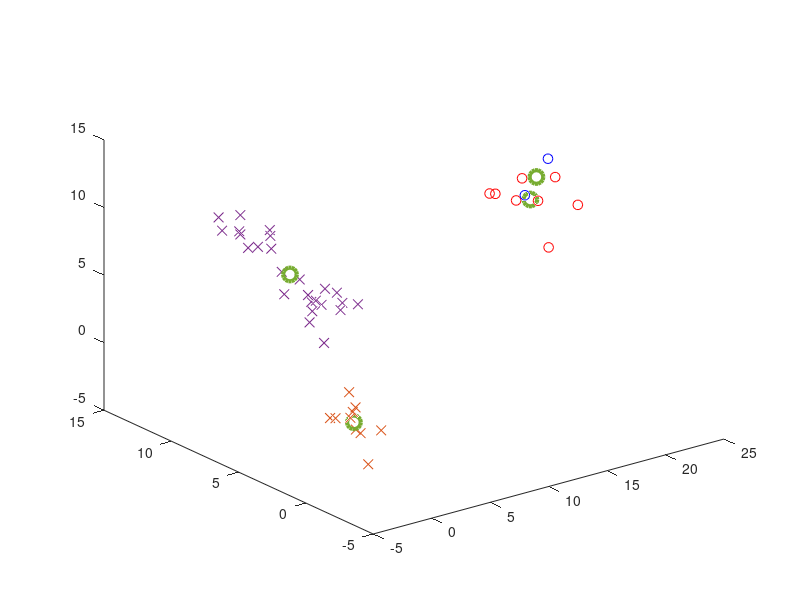

Source code (MATLAB):
clc; clear variables; close all; format long g

n_dim = 3;  % Dimension

% Generate points in n_dim dimensions
A = randn(10, n_dim);
B = randn(15, n_dim) * 1.2 + rand(1, n_dim) * 15;
C = randn(10, n_dim) * 1.2 + rand(1, n_dim) * 20;
D = randn(10, n_dim) * 1.2 + rand(1, n_dim) * 25;

V = ["rx", "bx", "cx", "mx"];

% Combine all points into one matrix
M = [A; B; C; D];

% Number of clusters (k)
k = 4;
% Maximum number of iterations for the k-means algorithm
max_iter = 10;
% Convergence tolerance for centroid movement
PS = 0.1;

% Range of the points
Max = max(M);
Min = min(M);

% Randomly initialize centroids within the data range
r = Min + (Max - Min) .* rand(k, n_dim);
S = r; % Initial centroids

% Start the k-means iteration process
N = 0; % Iteration counter
N_max = max_iter;

% Loop until maximum iterations or convergence
while N < N_max
    % Step 1: Assign points to the nearest centroid
    % Calculate the distance of each point to each centroid in n_dim dimensions
    D = pdist2(M, S);  % Distance matrix between points and centroids
    [~, L] = min(D, [], 2);  % L is now correctly calculated
    
    % Step 2: Recompute the centroids based on the assigned points
    S_new = zeros(k, n_dim);
    
    for j = 1:k
        cluster_points = M(L == j, :);
        
        if isempty(cluster_points)
            % If a centroid has no points assigned, reinitialize it randomly
            S_new(j, :) = Min + (Max - Min) .* rand(1, n_dim);
        else
            S_new(j, :) = mean(cluster_points, 1);
        end
    end

    % Check for convergence by comparing the centroid movement
    diff = norm(S_new - S);
    if diff < PS
        disp('Convergence achieved.');
        break;
    end

    % Update centroids for the next iteration
    S = S_new;
    N = N + 1;
end

if n_dim == 2
    hold on;
    
    for i = 1:k
        cluster_points = M(L == i, :);
        scatter(cluster_points(:, 1), cluster_points(:, 2), 50, V(i));
    end
    
    scatter(S(:, 1), S(:, 2), 100, 'kx', 'LineWidth', 3);
    
    axis([min(M(:,1))-5, max(M(:,1))+5, min(M(:,2))-5, max(M(:,2))+5]);

elseif n_dim == 3
    hold on;
    
    for i = 1:k
        cluster_points = M(L == i, :); 
        scatter3(cluster_points(:, 1), cluster_points(:, 2), cluster_points(:, 3), 50, V(i));
    end
    
    scatter3(S(:, 1), S(:, 2), S(:, 3), 100, 'kx', 'LineWidth', 3);
    
    % Set the view angle
    view(3);
    rotate3d on;
end

hold off;
disp('Centroids after convergence:');
disp(S);
